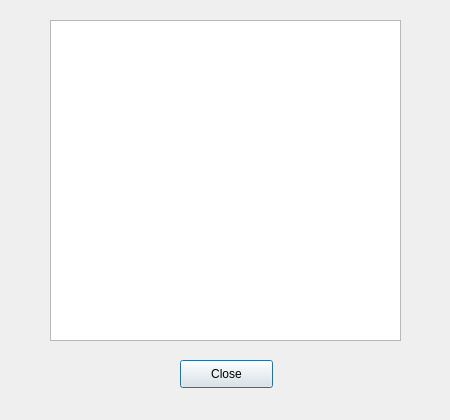
<?xml version="1.0" encoding="UTF-8"?>
<ui version="4.0">
 <class>helpDialog</class>
 <widget class="QDialog" name="helpDialog">
  <property name="geometry">
   <rect>
    <x>0</x>
    <y>0</y>
    <width>450</width>
    <height>420</height>
   </rect>
  </property>
  <property name="minimumSize">
   <size>
    <width>450</width>
    <height>420</height>
   </size>
  </property>
  <property name="maximumSize">
   <size>
    <width>450</width>
    <height>420</height>
   </size>
  </property>
  <property name="windowTitle">
   <string>adbLink help</string>
  </property>
  <property name="modal">
   <bool>false</bool>
  </property>
  <widget class="QTextBrowser" name="textBrowser">
   <property name="geometry">
    <rect>
     <x>50</x>
     <y>20</y>
     <width>351</width>
     <height>321</height>
    </rect>
   </property>
   <property name="html">
    <string>&lt;!DOCTYPE HTML PUBLIC &quot;-//W3C//DTD HTML 4.0//EN&quot; &quot;http://www.w3.org/TR/REC-html40/strict.dtd&quot;&gt;
&lt;html&gt;&lt;head&gt;&lt;meta name=&quot;qrichtext&quot; content=&quot;1&quot; /&gt;&lt;meta charset=&quot;utf-8&quot; /&gt;&lt;style type=&quot;text/css&quot;&gt;
p, li { white-space: pre-wrap; }
hr { height: 1px; border-width: 0; }
li.unchecked::marker { content: &quot;\2610&quot;; }
li.checked::marker { content: &quot;\2612&quot;; }
&lt;/style&gt;&lt;/head&gt;&lt;body style=&quot; font-family:'.AppleSystemUIFont'; font-size:13pt; font-weight:400; font-style:normal;&quot;&gt;
&lt;p style=&quot;-qt-paragraph-type:empty; margin-top:0px; margin-bottom:0px; margin-left:0px; margin-right:0px; -qt-block-indent:0; text-indent:0px; font-family:'.Lucida Grande UI';&quot;&gt;&lt;br /&gt;&lt;/p&gt;&lt;/body&gt;&lt;/html&gt;</string>
   </property>
  </widget>
  <widget class="QPushButton" name="pushButton">
   <property name="geometry">
    <rect>
     <x>180</x>
     <y>360</y>
     <width>93</width>
     <height>28</height>
    </rect>
   </property>
   <property name="text">
    <string>Close</string>
   </property>
  </widget>
 </widget>
 <resources/>
 <connections>
  <connection>
   <sender>pushButton</sender>
   <signal>clicked()</signal>
   <receiver>helpDialog</receiver>
   <slot>close()</slot>
   <hints>
    <hint type="sourcelabel">
     <x>162</x>
     <y>262</y>
    </hint>
    <hint type="destinationlabel">
     <x>204</x>
     <y>372</y>
    </hint>
   </hints>
  </connection>
 </connections>
</ui>
